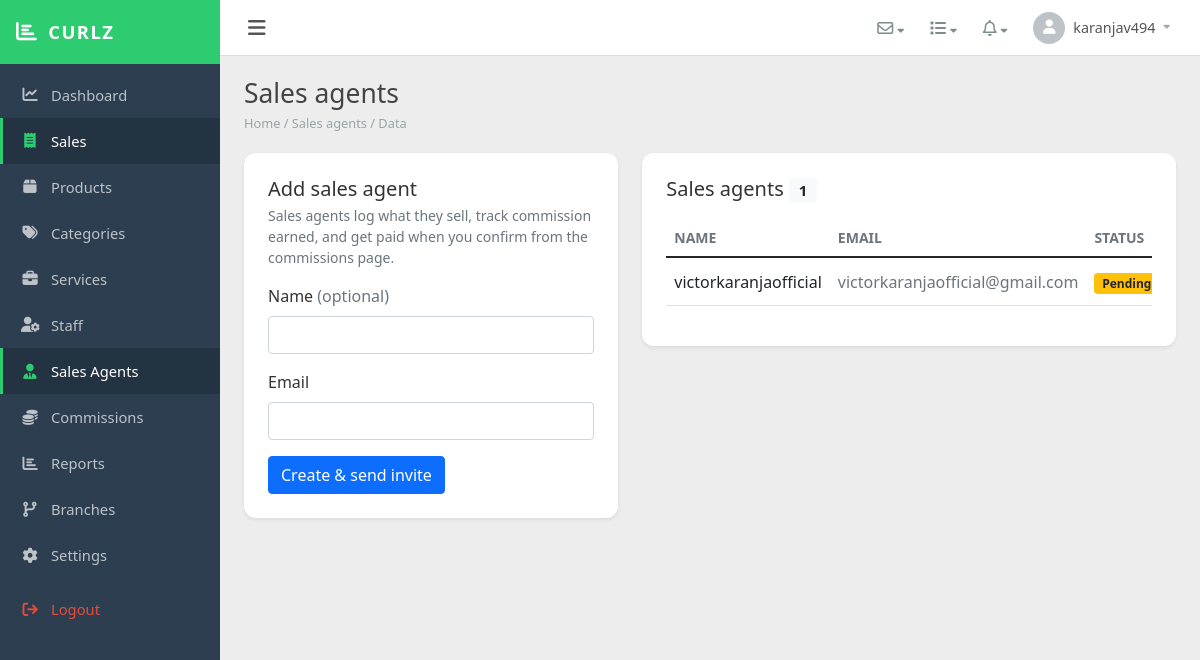
Screenshot of /public/super/sales-agents/index.php (signed in) with the database file from the repository.
### tables this page shows
CREATE TABLE `users` (
  `id` int(11) NOT NULL,
  `tenant_id` int(11) DEFAULT NULL,
  `branch_id` int(11) DEFAULT NULL,
  `username` varchar(50) NOT NULL,
  `email` varchar(100) NOT NULL,
  `password_hash` varchar(255) NOT NULL,
  `must_reset_password` tinyint(1) NOT NULL DEFAULT 0,
  `role_id` int(11) NOT NULL,
  `is_active` tinyint(1) DEFAULT 1,
  `email_verified` tinyint(1) DEFAULT 0,
  `activation_token` varchar(64) DEFAULT NULL,
  `activation_expires` datetime DEFAULT NULL,
  `activated_at` datetime DEFAULT NULL,
  `created_at` timestamp NULL DEFAULT current_timestamp(),
  `updated_at` timestamp NULL DEFAULT current_timestamp() ON UPDATE current_timestamp(),
  `staff_category` enum('barber','salon','cleaner','reception','general') DEFAULT NULL,
  `supervisor_user_id` int(11) DEFAULT NULL
);

### app/app.php (called while the page is built, shortened)
<?php
spl_autoload_register(function ($class) {
    foreach (['Models\\' => '/app/models/', 'Controllers\\' => '/app/controllers/'] as $prefix => $dir) {
        if (strpos($class, $prefix) === 0) {
            $file = ROOT_PATH . $dir . substr($class, strlen($prefix)) . '.php';
            if (is_file($file)) { require_once $file; return; }
        }
    }
    foreach (['/app/helpers/', '/app/services/'] as $dir) {
        $file = ROOT_PATH . $dir . $class . '.php';
        if (is_file($file)) { require_once $file; return; }
    }
});

### app/helpers/TenantContext.php (called while the page is built, shortened)
<?php
class TenantContext
{
    private static ?int $tenantId = null;
    public static function boot(): void
    {
        self::$tenantId = $_SESSION['tenant_id']    ?? null;
    }
    public static function tenantId(): ?int { self::ensure(); return self::$tenantId; }
}

### app/services/SalesAgentService.php (called while the page is built, shortened)
<?php
class SalesAgentService
{
    private PDO $db;
    public function __construct(PDO $db)
    {
        $this->db = $db;
    }
    public function listForTenant(int $tenantId): array
    {
        $stmt = $this->db->prepare(
            "SELECT u.id, u.username, u.email, u.is_active, u.must_reset_password
               FROM users u
               JOIN roles r ON r.id = u.role_id
              WHERE u.tenant_id = :t AND r.role_name = 'sales_agent'
           ORDER BY u.username ASC"
        );
        $stmt->execute([':t' => $tenantId]);
        return $stmt->fetchAll();
    }
}

### public/super/sales-agents/index.php (the view, shortened to what this page needs)
<?php
require_once __DIR__ . '/../../../app/app.php';
$pdo = Database::pdo();
$tenantId = (int) TenantContext::tenantId();
$svc = new SalesAgentService($pdo);
$old = ['email' => '', 'name' => ''];
$agents = $svc->listForTenant($tenantId);
?>
<div class="row g-4">
  <div class="col-12 col-lg-5">
    <div class="card border-0 shadow-sm" style="border-radius:12px;">
      <div class="card-body p-4">
        <h2 class="h5 mb-1">Add sales agent</h2>
        <p class="text-muted small mb-3">Sales agents log what they sell, track commission earned, and get paid when you confirm from the commissions page.</p>
        <form method="post">
          <div class="mb-3">
            <label class="form-label">Name <span class="text-muted">(optional)</span></label>
            <input name="name" class="form-control" value="<?php echo htmlspecialchars($old['name']); ?>">
          </div>
          <div class="mb-3">
            <label class="form-label">Email</label>
            <input name="email" type="email" class="form-control" required value="<?php echo htmlspecialchars($old['email']); ?>">
          </div>
          <button class="btn btn-primary">Create &amp; send invite</button>
        </form>
      </div>
    </div>
  </div>
  <div class="col-12 col-lg-7">
    <div class="card border-0 shadow-sm" style="border-radius:12px;">
      <div class="card-body p-4">
        <h2 class="h5 mb-3">Sales agents <span class="badge bg-light text-dark"><?php echo count($agents); ?></span></h2>
        <?php if (!$agents): ?>
          <p class="text-muted mb-0">No sales agents yet.</p>
        <?php else: ?>
        <div class="table-responsive">
          <table class="table align-middle">
            <thead><tr class="text-muted small text-uppercase"><th>Name</th><th>Email</th><th>Status</th><th></th></tr></thead>
            <tbody>
              <?php foreach ($agents as $a): ?>
              <tr>
                <td class="fw-semibold"><?php echo htmlspecialchars($a['username']); ?></td>
                <td class="text-muted"><?php echo htmlspecialchars($a['email']); ?></td>
                <td>
                  <?php if ((int)$a['must_reset_password']): ?>
                    <span class="badge bg-warning text-dark">Pending first login</span>
                  <?php elseif ((int)$a['is_active']): ?>
                    <span class="badge bg-success">Active</span>
                  <?php else: ?>
                    <span class="badge bg-secondary">Disabled</span>
                  <?php endif; ?>
                </td>
              </tr>
              <?php endforeach; ?>
            </tbody>
          </table>
        </div>
        <?php endif; ?>
      </div>
    </div>
  </div>
</div>
<?php
include __DIR__ . '/../../templates/tenants/layout.php';

### public/assets/css/curlz-dashboard.css (style rules this page uses)
:root { --cd-sidebar: #2c3e50; --cd-sidebar-dark: #243342; --cd-brand: #2ecc71; --cd-bg: #ededed; --cd-white: #fff; --cd-text: #333; --cd-muted: #95a5a6; --cd-header-h: 56px; }
body.cd-body { margin: 0; font-family: 'Segoe UI', Tahoma, Geneva, Verdana, sans-serif; background: var(--cd-bg); color: var(--cd-text); }

### rows the page displays
users: username "victorkaranjaofficial", email "victorkaranjaofficial@gmail.com", must_reset_password "Pending…"

### other values shown
$item['label'] "Dashboard"
$item['label'] "Sales"
$item['label'] "Products"
$item['label'] "Categories"
$item['label'] "Services"
$item['label'] "Staff"
$item['label'] "Sales Agents"
$item['label'] "Commissions"
$item['label'] "Reports"
$item['label'] "Branches"
$item['label'] "Settings"
$username "karanjav494"
$page_title "Sales agents"
count($agents) "1"
